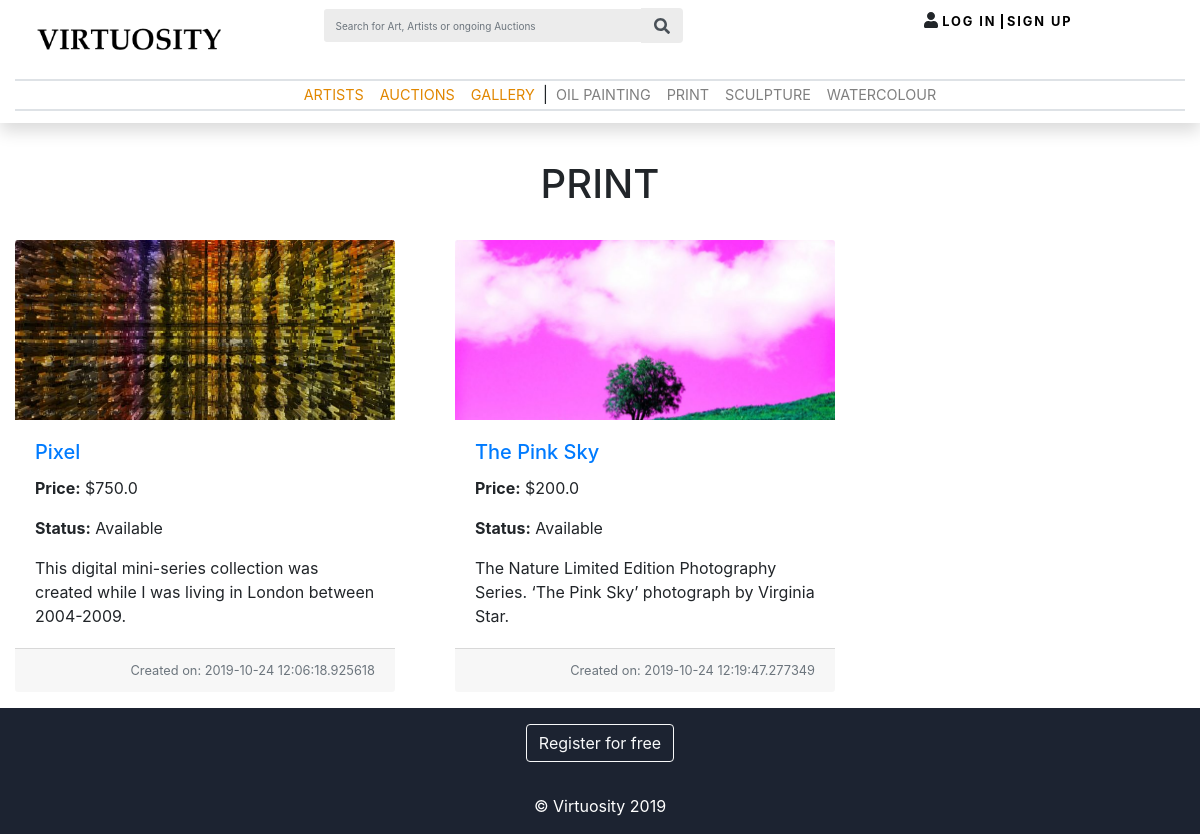
Page /print on the earlier database version.
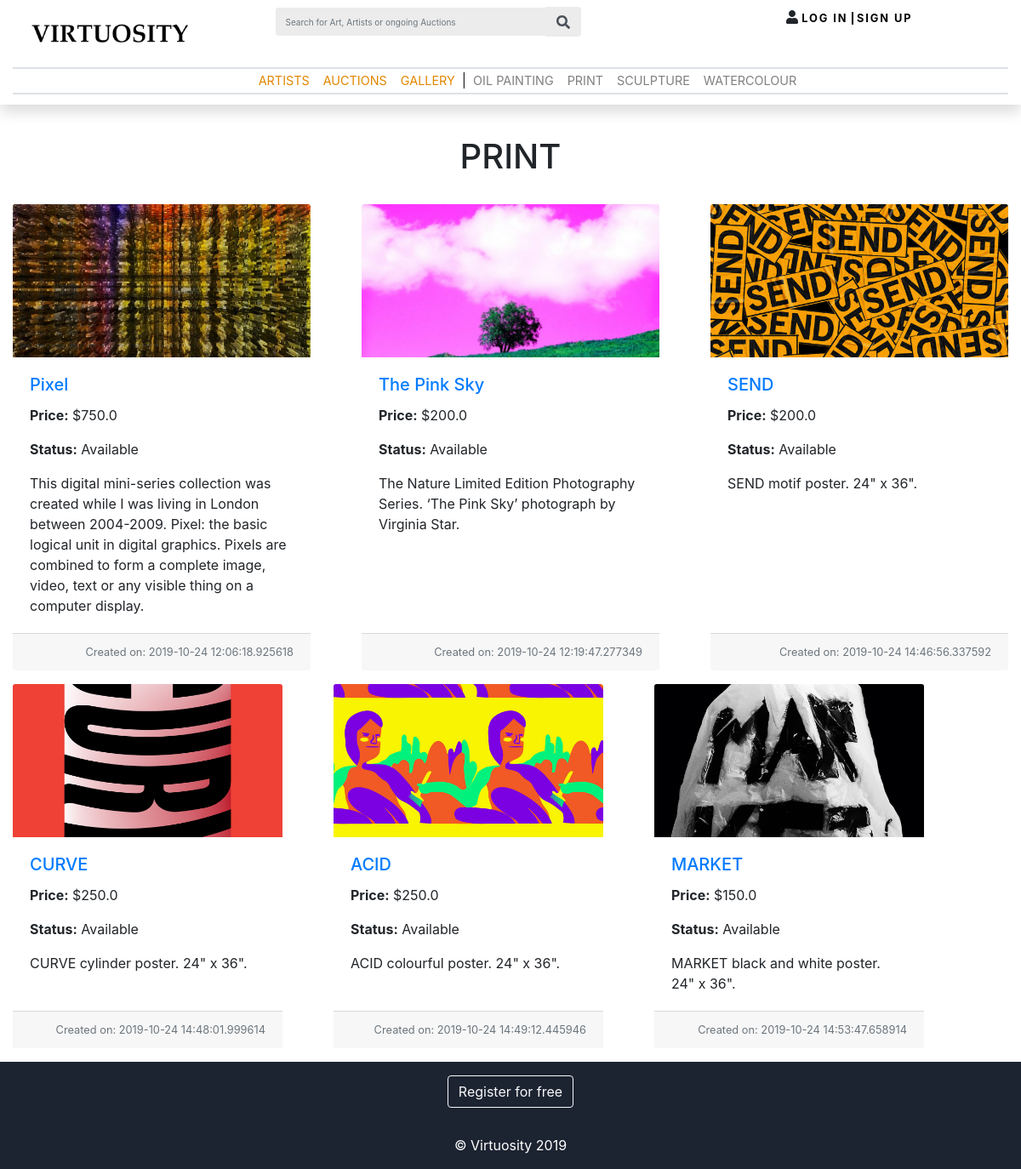
Same page on the later database version.
### marketplace/models.py (models this page shows)
class Artwork(db.Model, UserMixin):
    __tablename__ = 'artworks'
    id = db.Column(db.Integer, primary_key=True)
    seller_id = db.Column(db.Integer, db.ForeignKey('users.id'))
    image_address = db.Column(db.String(500), nullable = False)
    create_date = db.Column(db.String(10), nullable = False)
    name = db.Column(db.String(1000), nullable = False)
    category = db.Column(db.String(300), nullable = False)
    description = db.Column(db.String(1000), nullable = False)
    price = db.Column(db.Float(precision=2), nullable = False)
    availability = db.Column(db.Boolean, default = True)

### marketplace/views.py (the view)
@bp.route('/print')
def print():
     artworks = Artwork.query.filter_by(category = 'Print')
     num_results = Artwork.query.filter_by(category = 'Print').count()
     return render_template("_print.html", artworks = artworks, num_results = num_results)

### marketplace/templates/_print.html (shortened to what this page needs)
{% import "bootstrap/wtf.html" as wtf %}
{% extends 'base.html' %}
{% block content %}
<head>
</head>
<div class ="text-center pb-4"><H1>PRINT</H1></div>
<div class="card-deck">
    <div class="row">
    {% for i in range(num_results) %}
    {% if i % 3 == 0 %}
    </div>
    <div class="row">
    {% endif %}
        <div class="card mb-3 col-md-4 card border-secondary">
            <img src="../static/img/{{artworks[i].image_address}}" class="card-img-top" alt="...">
            <div class="card-body">
                <h5 class="card-title"><a href="{{ url_for('main.item_details', id = artworks[i].id) }}">{{artworks[i].name}}</a></h5>
                <p class="card-text"><b>Price:</b> ${{artworks[i].price}}</p>
                {% if artworks[i].availability == True %}
                <p class="card-text"><b>Status:</b> Available</p>
                {% else %}
                <p class="card-text"><b>Status:</b> SOLD</p>
                {% endif %}
                <p class="card-text">{{artworks[i].description}}</p>
            </div>
            <div class="card-footer">
                <small class="text-muted float-right">Created on: {{artworks[i].create_date}}</small>
            </div>
        </div>
    {% endfor %}
    </div>
</div>
{% endblock %}

### marketplace/templates/base.html (shortened to what this page needs)
{% import "bootstrap/wtf.html" as wtf %}
<!DOCTYPE html>
<html lang="en">
    <head>
        <link href="../static/libraries/bootstrap/css/bootstrap.min.css" rel="stylesheet" type="text/css"/>
        <link href="../static/css/virtuosity.css" rel="stylesheet" type="text/css"/>
    </head>
    <body>
        <div id="pageheader" class="container-fluid fixed-top bg-white shadow" style="padding-bottom:1%">
            <div class="row my-2">
                <div class="col-3">
                    <a href="{{ url_for('main.index') }}"><div class="companyLogo"></div></a>
                </div>
                <div class="col-4">
                    <form action="/results" method="post" name="search">
                            <div class="input-group md-form form-sm form-2 pl-0 searchbox" >
                                    <input type="text" class="form-control my-0 py-1 red-border" name="search_string" id="search_string"  placeholder="Search for Art, Artists or ongoing Auctions" aria-label="Search" method="POST" action = "search">
                                    <div class="input-group-append">
                                        <span class="input-group-text red lighten-3"><i class="fas fa-search text-grey" aria-hidden="true" id="btnSearch"></i></span>
                                    </div>
                                </div>
                    </form>
                </div>
                {% if current_user.is_authenticated %}
                <div class="col-4 text-right loginblock">
                        <a href="{{ url_for('main.sell') }}">SELL</a> |
                        <a href="{{ url_for('main.buy') }}" style="padding-right:15px;">BUY</a>
                        <i class="fas fa-user "></i>
                        <a href="{{ url_for('main.item_manage') }}" id="li_link" class="pr-1">{{current_user.first_name.upper()}} {{current_user.last_name.upper()}}</a>
                        <a href="{{ url_for('auth.logout') }}">LOG OUT</a>
                    </div>
                {% else %}
                <div class="col-4 text-right loginblock">
                        <i class="fas fa-user "></i>
                        <a href="{{ url_for('auth.login') }}" id="li_link" class="pr-1">LOG IN</a>
                        <a href="{{ url_for('auth.register') }}">SIGN UP</a>
                    </div>
                {% endif %}
            </div>
            <nav class="navbar navbar-expand-lg navbar-light borders navbar-custom hidenav">
                <div class="collapse navbar-collapse navbar-custom" id="navbarSupportedContent">
                    <ul class="nav navbar-nav mx-auto">
                        {% if session['seller'] %}
                            <li class="nav-item highlight"><a class="nav-link py-0" href="#">SELLER PROFILE</a></li>
                            <li class="nav-item highlight"><a class="nav-link py-0" href="item_manage.html"><b>AUCTIONS</b></a></li>
                            <li class="nav-item highlight"><a class="nav-link py-0" href="#">GALLERY</a></li><div class="separator">|</div>
                            <li class="nav-item"><a class="nav-link py-0" href="#">INVENTORY</a></li>
                            <li class="nav-item"><a class="nav-link py-0" href="#">PRICING</a></li>
                            <li class="nav-item"><a class="nav-link py-0" href="#">ORDERS</a></li>
                            <li class="nav-item"><a class="nav-link py-0" href="#">FINANCE</a></li>
                            <li class="nav-item"><a class="nav-link py-0" href="#">OUR SERVICES</a></li>
                        {% else %}
                            <li class="nav-item highlight"><a class="nav-link py-0" href="{{ url_for('main.artists') }}">ARTISTS</a></li>
                            <li class="nav-item highlight"><a class="nav-link py-0" href="{{ url_for('main.auctions') }}">AUCTIONS</a></li>
                            <li class="nav-item highlight"><a class="nav-link py-0" href="{{ url_for('main.gallery') }}">GALLERY</a></li><div class="separator">|</div>
                            <li class="nav-item"><a class="nav-link py-0" href="{{ url_for('main.oilpainting') }}">OIL PAINTING</a></li>
                            <li class="nav-item"><a class="nav-link py-0" href="{{ url_for('main.print') }}">PRINT</a></li>
                            <li class="nav-item"><a class="nav-link py-0" href="{{ url_for('main.sculpture') }}">SCULPTURE</a></li>
                            <li class="nav-item"><a class="nav-link py-0" href="{{ url_for('main.watercolour') }}">WATERCOLOUR</a></li>
                        {% endif %}
                    </ul>
                </div>
            </nav>
        </div>
        {% block content %}
        {% endblock content %}
        <footer class="page-footer font-small unique-color-dark pt-3">
            <div class="container">
                <ul class="list-unstyled list-inline text-center">
                    <li class="list-inline-item">
                        <a class="btn btn-outline-light" href="{{ url_for('auth.register') }}" role="button">Register for free</a>
                    </li>
                </ul>
            </div>
            <div class="footer-copyright text-center py-3">© Virtuosity 2019
            </div>
        </footer>
    </body>
</html>

### marketplace/static/css/virtuosity.css (style rules this page uses)
.borders { border-bottom: 2px solid #dee2e6 !important; border-top: 2px solid #dee2e6 !important; height: 32px !important; }
.navbar-custom { background-color: white; }
.navbar-custom.navbar-collapse { padding-left: 40px }
.navbar-custom a { font-size:0.9em; }
.navbar-custom .separator { margin-top:-2px; }
.highlight a { color: #e18700 !important; }
.loginblock a { color: black; font-weight:bold; font-size: .8em; letter-spacing:.15em; }
.searchbox input { border-color:transparent; background-color:#ECECEC; font-size:x-small; height:3.5em; }
.searchbox span { border-color:transparent; background-color:#ECECEC; }
#li_link { border-right:solid; border-width:2px; }
.companyLogo { transition: all .2s ease 0s; background-image: url("../img/logo.png"); background-position: left center; background-repeat: no-repeat; background-size: contain; height: 63px; max-width: 100%; width: 200px; }
.card { border:none; }
.card-img-top { width: 100%; height: 15vw; object-fit: cover; }
.row { margin-right: 0px; margin-left: 0px; }
footer.page-footer { bottom: 0; color: #fff; }
.unique-color-dark { background-color: #1c2331!important; }

### marketplace/templates/base.html (style rules this page uses)
body { padding-top: 10vh; }

### marketplace/templates/_print.html (style rules this page uses)
body { padding-top: 20vh; }

Differences in the rows shown:
added Artwork: image_address (picture), name "SEND", price "200.0", description "SEND motif poster. 24\" x 36\".", create_date "2019-10-24 14:46:56.337592"
added Artwork: image_address (picture), name "CURVE", price "250.0", description "CURVE cylinder poster. 24\" x 36\".", create_date "2019-10-24 14:48:01.999614"
added Artwork: image_address (picture), name "ACID", price "250.0", description "ACID colourful poster. 24\" x 36\".", create_date "2019-10-24 14:49:12.445946"
added Artwork: image_address (picture), name "MARKET", price "150.0", description "MARKET black and white poster. 24\" x 36\".", create_date "2019-10-24 14:53:47.658914"
Other differences:
new list line: "Pixel 750.0 This digital mini-series collection was created while I was living in London between 2004-2009. Pixel: the basic logical unit in digital graphics. Pixels are combined to form a complete image, video, text or any visible thing on a computer display. 2019-10-24 12:06:18.925618"
new list line: "Price: $ Status: Available Created on:"
list line gone: "Pixel 750.0 This digital mini-series collection was created while I was living in London between 2004-2009. 2019-10-24 12:06:18.925618"
list line gone: "Price: $ Status: Available Created on:"
